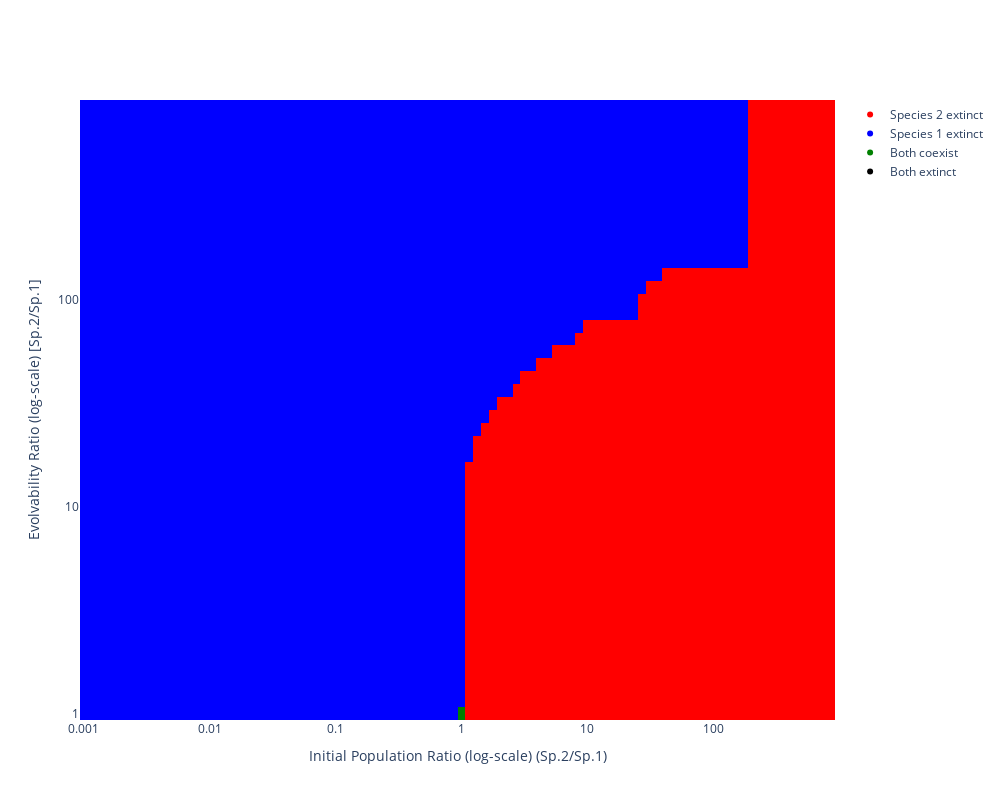

Source (notebook cell):
### Code cell
def plot_2d_sensitivity_analysis_initial_pop_vs_evolvability(N2_N1_ratios, V_A2_V_A1_ratios, final_outcomes_matrix):
    import plotly.graph_objects as go
import numpy as np

def plot_2d_sensitivity_analysis_initial_pop_vs_evolvability(N2_N1_ratios, V_A2_V_A1_ratios, final_outcomes_matrix):
    # Define the mapping of outcome strings to numerical values (integers)
    color_map = {
        "sp 2 (high-genetic-var) wins, sp 1 (low-genetic-var) extinct": 0,
        "sp 1 (low-genetic-var) wins, sp 2 (high-genetic-var) extinct": 1,
        "both coexist": 2,
        "both extinct": 3
    }

    # Convert outcome strings to numerical values
    numerical_matrix = np.vectorize(color_map.get)(final_outcomes_matrix)  # Map outcome to integers
    
    # Define a custom discrete colorscale for the specific integer values
    custom_colorscale = [
        [0, 'red'],    # Integer 0 maps to 'red'
        [1/3, 'blue'], # Integer 1 maps to 'blue'
        [2/3, 'green'],  # Integer 2 maps to 'green'
        [1, 'black']   # Integer 3 maps to 'black'
    ]

    # Create the heatmap with integer values and custom colorscale
    heatmap = go.Heatmap(
        z=numerical_matrix.T,  # Transpose for correct orientation
        x=N2_N1_ratios,
        y=V_A2_V_A1_ratios,
        colorscale=custom_colorscale,  # Use discrete colorscale
        zmin=0,  # Minimum value in the matrix
        zmax=3,  # Maximum value in the matrix
        showscale=False  # Disable the default color scale bar
    )

    # Create the figure and add the heatmap
    fig = go.Figure(data=[heatmap])

    # Add custom legend to explain the colors
    legend_labels = [
        ("Species 2 extinct", 'red'),
        ("Species 1 extinct", 'blue'),
        ('Both coexist', 'green'),
        ('Both extinct', 'black')
    ]

    for label, color in legend_labels:
        fig.add_trace(go.Scatter(
            x=[None], y=[None], mode='markers',
            marker=dict(color=color),
            showlegend=True,
            name=label
        ))

    # Update axis labels and layout
    fig.update_layout(
        xaxis=dict(
            title='Initial Population Ratio (log-scale) (Sp.2/Sp.1)',
            type='log',
            tickvals=[0.001, 0.01, 0.1, 1, 10, 100, 1000, 10000],
            ticktext=["0.001", "0.01", "0.1", "1", "10", "100", "1000"]
        ),
        yaxis=dict(
            title='Evolvability Ratio (log-scale) [Sp.2/Sp.1]',
            type='log',
            tickvals=[1, 10, 100, 1000],
            ticktext=['1', '10', '100', '1000']
        ),
        template='plotly',
        width=1000,
        height=800,
    )

    # Display the plot
    fig.show()


# Plot the heatmap

def main():
    N2_N1_powers = np.arange(-3, 3, 0.0625)
    V_A2_V_A1_powers = np.arange(0, 3, 0.0625)
    
    N2_N1_ratios = np.power(10.0, N2_N1_powers)
    V_A2_V_A1_ratios = np.power(10.0, V_A2_V_A1_powers)
    
    parameters_list = generate_parameters_with_varied_parameters(N2_N1_ratios, V_A2_V_A1_ratios)
    final_outcomes_list = run_sensitivity_analysis(parameters_list)
    
    final_outcomes_matrix = np.array(final_outcomes_list).reshape(len(N2_N1_ratios), len(V_A2_V_A1_ratios))
    
    plot_2d_sensitivity_analysis_initial_pop_vs_evolvability(N2_N1_ratios, V_A2_V_A1_ratios, final_outcomes_matrix)

if __name__ == "__main__":
    main()

### Figure 1 — Plotly figure (JSON) as saved in the notebook; plotly's stock layout.template omitted (floating-point values rounded to 4 significant figures; data arrays with more than 128 entries replaced by an {"elided": "..."} marker saying what was removed)
{"data": [{"colorscale": [[0, "red"], [0.3333, "blue"], [0.6667, "green"], [1, "black"]], "showscale": false, "type": "heatmap", "x": [0.001, 0.001155, 0.001334, 0.00154, 0.001778, 0.002054, 0.002371, 0.002738, 0.003162, 0.003652, 0.004217, 0.00487, 0.005623, 0.006494, 0.007499, 0.00866, 0.01, 0.01155, 0.01334, 0.0154, 0.01778, 0.02054, 0.02371, 0.02738, 0.03162, 0.03652, 0.04217, 0.0487, 0.05623, 0.06494, 0.07499, 0.0866, 0.1, 0.1155, 0.1334, 0.154, 0.1778, 0.2054, 0.2371, 0.2738, 0.3162, 0.3652, 0.4217, 0.487, 0.5623, 0.6494, 0.7499, 0.866, 1, 1.155, 1.334, 1.54, 1.778, 2.054, 2.371, 2.738, 3.162, 3.652, 4.217, 4.87, 5.623, 6.494, 7.499, 8.66, 10, 11.55, 13.34, 15.4, 17.78, 20.54, 23.71, 27.38, 31.62, 36.52, 42.17, 48.7, 56.23, 64.94, 74.99, 86.6, 100, 115.5, 133.4, 154.0, 177.8, 205.4, 237.1, 273.8, 316.2, 365.2, 421.7, 487.0, 562.3, 649.4, 749.9, 866.0], "y": [1, 1.155, 1.334, 1.54, 1.778, 2.054, 2.371, 2.738, 3.162, 3.652, 4.217, 4.87, 5.623, 6.494, 7.499, 8.66, 10, 11.55, 13.34, 15.4, 17.78, 20.54, 23.71, 27.38, 31.62, 36.52, 42.17, 48.7, 56.23, 64.94, 74.99, 86.6, 100, 115.5, 133.4, 154.0, 177.8, 205.4, 237.1, 273.8, 316.2, 365.2, 421.7, 487.0, 562.3, 649.4, 749.9, 866.0], "z": {"elided": "48x96 int values"}, "zmax": 3, "zmin": 0}, {"marker": {"color": "red"}, "mode": "markers", "name": "Species 2 extinct", "showlegend": true, "type": "scatter", "x": [null], "y": [null]}, {"marker": {"color": "blue"}, "mode": "markers", "name": "Species 1 extinct", "showlegend": true, "type": "scatter", "x": [null], "y": [null]}, {"marker": {"color": "green"}, "mode": "markers", "name": "Both coexist", "showlegend": true, "type": "scatter", "x": [null], "y": [null]}, {"marker": {"color": "black"}, "mode": "markers", "name": "Both extinct", "showlegend": true, "type": "scatter", "x": [null], "y": [null]}], "layout": {"height": 800, "width": 1000, "xaxis": {"ticktext": ["0.001", "0.01", "0.1", "1", "10", "100", "1000"], "tickvals": [0.001, 0.01, 0.1, 1, 10, 100, 1000, 10000], "title": {"text": "Initial Population Ratio (log-scale) (Sp.2/Sp.1)"}, "type": "log"}, "yaxis": {"ticktext": ["1", "10", "100", "1000"], "tickvals": [1, 10, 100, 1000], "title": {"text": "Evolvability Ratio (log-scale) [Sp.2/Sp.1]"}, "type": "log"}}}
